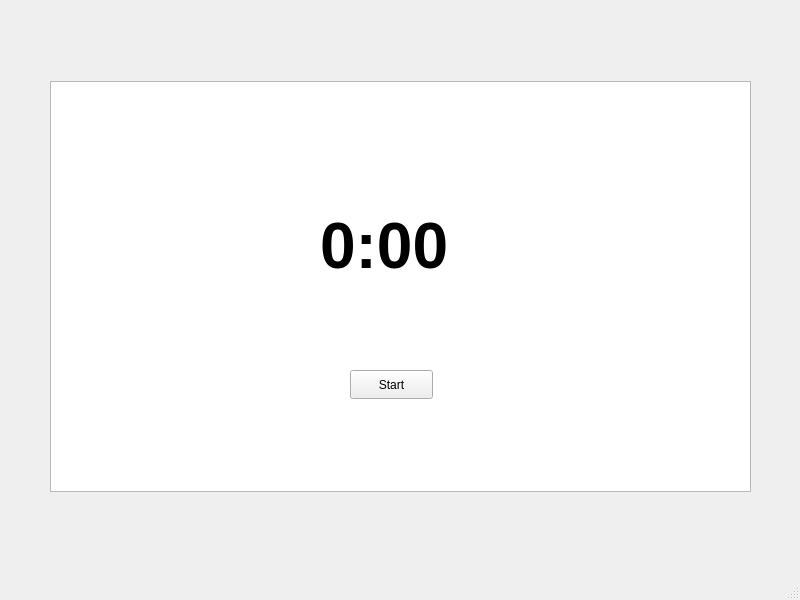
<?xml version="1.0" encoding="UTF-8"?>
<ui version="4.0">
 <class>InterviewStart</class>
 <widget class="QMainWindow" name="InterviewStart">
  <property name="geometry">
   <rect>
    <x>0</x>
    <y>0</y>
    <width>800</width>
    <height>600</height>
   </rect>
  </property>
  <property name="windowTitle">
   <string>MainWindow</string>
  </property>
  <widget class="QWidget" name="centralwidget">
   <widget class="QTextBrowser" name="textBrowser">
    <property name="geometry">
     <rect>
      <x>50</x>
      <y>81</y>
      <width>701</width>
      <height>411</height>
     </rect>
    </property>
   </widget>
   <widget class="QLabel" name="label">
    <property name="geometry">
     <rect>
      <x>320</x>
      <y>200</y>
      <width>201</width>
      <height>91</height>
     </rect>
    </property>
    <property name="font">
     <font>
      <pointsize>48</pointsize>
      <bold>true</bold>
     </font>
    </property>
    <property name="text">
     <string>0:00</string>
    </property>
   </widget>
   <widget class="QPushButton" name="pushButtonStartStop">
    <property name="geometry">
     <rect>
      <x>350</x>
      <y>370</y>
      <width>83</width>
      <height>29</height>
     </rect>
    </property>
    <property name="text">
     <string>Start</string>
    </property>
   </widget>
  </widget>
  <widget class="QMenuBar" name="menubar">
   <property name="geometry">
    <rect>
     <x>0</x>
     <y>0</y>
     <width>800</width>
     <height>25</height>
    </rect>
   </property>
  </widget>
  <widget class="QStatusBar" name="statusbar"/>
 </widget>
 <resources/>
 <connections/>
</ui>
